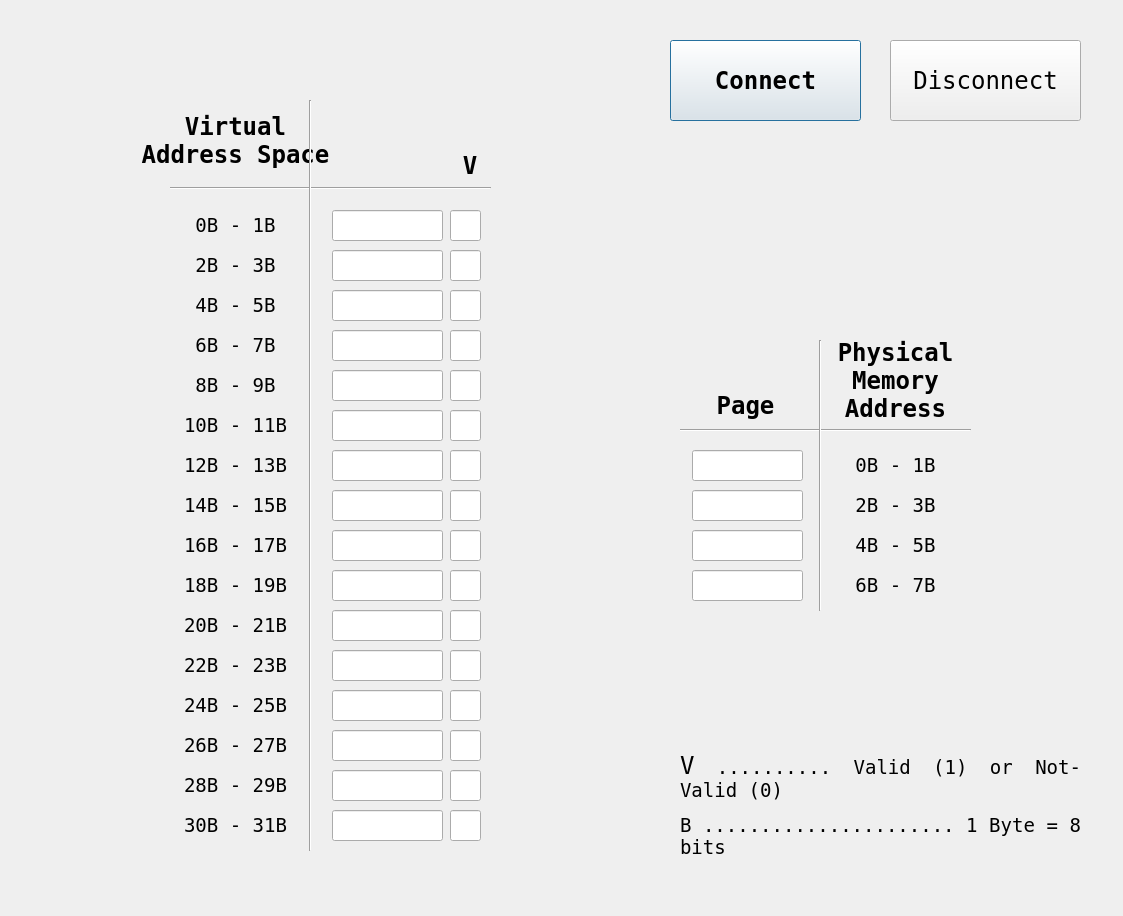
<?xml version="1.0" encoding="UTF-8"?>
<ui version="4.0">
 <class>Dialog</class>
 <widget class="QDialog" name="Dialog">
  <property name="geometry">
   <rect>
    <x>0</x>
    <y>0</y>
    <width>1123</width>
    <height>916</height>
   </rect>
  </property>
  <property name="font">
   <font>
    <weight>50</weight>
    <bold>false</bold>
   </font>
  </property>
  <property name="windowTitle">
   <string>ECE562</string>
  </property>
  <property name="autoFillBackground">
   <bool>false</bool>
  </property>
  <widget class="QLineEdit" name="lineEdit_1">
   <property name="geometry">
    <rect>
     <x>332</x>
     <y>210</y>
     <width>111</width>
     <height>31</height>
    </rect>
   </property>
   <property name="font">
    <font>
     <family>Terminal</family>
     <pointsize>18</pointsize>
     <weight>50</weight>
     <bold>false</bold>
    </font>
   </property>
   <property name="text">
    <string/>
   </property>
   <property name="cursorPosition">
    <number>0</number>
   </property>
   <property name="alignment">
    <set>Qt::AlignCenter</set>
   </property>
   <property name="readOnly">
    <bool>true</bool>
   </property>
   <property name="placeholderText">
    <string/>
   </property>
   <property name="clearButtonEnabled">
    <bool>false</bool>
   </property>
  </widget>
  <widget class="QLineEdit" name="lineEdit_2">
   <property name="geometry">
    <rect>
     <x>332</x>
     <y>250</y>
     <width>111</width>
     <height>31</height>
    </rect>
   </property>
   <property name="font">
    <font>
     <family>Terminal</family>
     <pointsize>18</pointsize>
     <weight>50</weight>
     <bold>false</bold>
    </font>
   </property>
   <property name="cursorPosition">
    <number>0</number>
   </property>
   <property name="alignment">
    <set>Qt::AlignCenter</set>
   </property>
   <property name="readOnly">
    <bool>true</bool>
   </property>
   <property name="placeholderText">
    <string/>
   </property>
   <property name="clearButtonEnabled">
    <bool>false</bool>
   </property>
  </widget>
  <widget class="QLineEdit" name="lineEdit_3">
   <property name="geometry">
    <rect>
     <x>332</x>
     <y>290</y>
     <width>111</width>
     <height>31</height>
    </rect>
   </property>
   <property name="font">
    <font>
     <family>Terminal</family>
     <pointsize>18</pointsize>
     <weight>50</weight>
     <bold>false</bold>
    </font>
   </property>
   <property name="cursorPosition">
    <number>0</number>
   </property>
   <property name="alignment">
    <set>Qt::AlignCenter</set>
   </property>
   <property name="readOnly">
    <bool>true</bool>
   </property>
   <property name="placeholderText">
    <string/>
   </property>
   <property name="clearButtonEnabled">
    <bool>false</bool>
   </property>
  </widget>
  <widget class="QLineEdit" name="lineEdit_4">
   <property name="geometry">
    <rect>
     <x>332</x>
     <y>330</y>
     <width>111</width>
     <height>31</height>
    </rect>
   </property>
   <property name="font">
    <font>
     <family>Terminal</family>
     <pointsize>18</pointsize>
     <weight>50</weight>
     <bold>false</bold>
    </font>
   </property>
   <property name="cursorPosition">
    <number>0</number>
   </property>
   <property name="alignment">
    <set>Qt::AlignCenter</set>
   </property>
   <property name="readOnly">
    <bool>true</bool>
   </property>
   <property name="placeholderText">
    <string/>
   </property>
   <property name="clearButtonEnabled">
    <bool>false</bool>
   </property>
  </widget>
  <widget class="QLineEdit" name="lineEdit_5">
   <property name="geometry">
    <rect>
     <x>332</x>
     <y>370</y>
     <width>111</width>
     <height>31</height>
    </rect>
   </property>
   <property name="font">
    <font>
     <family>Terminal</family>
     <pointsize>18</pointsize>
     <weight>50</weight>
     <bold>false</bold>
    </font>
   </property>
   <property name="cursorPosition">
    <number>0</number>
   </property>
   <property name="alignment">
    <set>Qt::AlignCenter</set>
   </property>
   <property name="readOnly">
    <bool>true</bool>
   </property>
   <property name="placeholderText">
    <string/>
   </property>
   <property name="clearButtonEnabled">
    <bool>false</bool>
   </property>
  </widget>
  <widget class="QLineEdit" name="lineEdit_6">
   <property name="geometry">
    <rect>
     <x>332</x>
     <y>410</y>
     <width>111</width>
     <height>31</height>
    </rect>
   </property>
   <property name="font">
    <font>
     <family>Terminal</family>
     <pointsize>18</pointsize>
     <weight>50</weight>
     <bold>false</bold>
    </font>
   </property>
   <property name="cursorPosition">
    <number>0</number>
   </property>
   <property name="alignment">
    <set>Qt::AlignCenter</set>
   </property>
   <property name="readOnly">
    <bool>true</bool>
   </property>
   <property name="placeholderText">
    <string/>
   </property>
   <property name="clearButtonEnabled">
    <bool>false</bool>
   </property>
  </widget>
  <widget class="QLineEdit" name="lineEdit_7">
   <property name="geometry">
    <rect>
     <x>332</x>
     <y>450</y>
     <width>111</width>
     <height>31</height>
    </rect>
   </property>
   <property name="font">
    <font>
     <family>Terminal</family>
     <pointsize>18</pointsize>
     <weight>50</weight>
     <bold>false</bold>
    </font>
   </property>
   <property name="cursorPosition">
    <number>0</number>
   </property>
   <property name="alignment">
    <set>Qt::AlignCenter</set>
   </property>
   <property name="readOnly">
    <bool>true</bool>
   </property>
   <property name="placeholderText">
    <string/>
   </property>
   <property name="clearButtonEnabled">
    <bool>false</bool>
   </property>
  </widget>
  <widget class="QLineEdit" name="lineEdit_8">
   <property name="geometry">
    <rect>
     <x>332</x>
     <y>490</y>
     <width>111</width>
     <height>31</height>
    </rect>
   </property>
   <property name="font">
    <font>
     <family>Terminal</family>
     <pointsize>18</pointsize>
     <weight>50</weight>
     <bold>false</bold>
    </font>
   </property>
   <property name="cursorPosition">
    <number>0</number>
   </property>
   <property name="alignment">
    <set>Qt::AlignCenter</set>
   </property>
   <property name="readOnly">
    <bool>true</bool>
   </property>
   <property name="placeholderText">
    <string/>
   </property>
   <property name="clearButtonEnabled">
    <bool>false</bool>
   </property>
  </widget>
  <widget class="QLineEdit" name="lineEdit_9">
   <property name="geometry">
    <rect>
     <x>332</x>
     <y>530</y>
     <width>111</width>
     <height>31</height>
    </rect>
   </property>
   <property name="font">
    <font>
     <family>Terminal</family>
     <pointsize>18</pointsize>
     <weight>50</weight>
     <bold>false</bold>
    </font>
   </property>
   <property name="cursorPosition">
    <number>0</number>
   </property>
   <property name="alignment">
    <set>Qt::AlignCenter</set>
   </property>
   <property name="readOnly">
    <bool>true</bool>
   </property>
   <property name="placeholderText">
    <string/>
   </property>
   <property name="clearButtonEnabled">
    <bool>false</bool>
   </property>
  </widget>
  <widget class="QLineEdit" name="lineEdit_10">
   <property name="geometry">
    <rect>
     <x>332</x>
     <y>570</y>
     <width>111</width>
     <height>31</height>
    </rect>
   </property>
   <property name="font">
    <font>
     <family>Terminal</family>
     <pointsize>18</pointsize>
     <weight>50</weight>
     <bold>false</bold>
    </font>
   </property>
   <property name="cursorPosition">
    <number>0</number>
   </property>
   <property name="alignment">
    <set>Qt::AlignCenter</set>
   </property>
   <property name="readOnly">
    <bool>true</bool>
   </property>
   <property name="placeholderText">
    <string/>
   </property>
   <property name="clearButtonEnabled">
    <bool>false</bool>
   </property>
  </widget>
  <widget class="QLineEdit" name="lineEdit_11">
   <property name="geometry">
    <rect>
     <x>332</x>
     <y>610</y>
     <width>111</width>
     <height>31</height>
    </rect>
   </property>
   <property name="font">
    <font>
     <family>Terminal</family>
     <pointsize>18</pointsize>
     <weight>50</weight>
     <bold>false</bold>
    </font>
   </property>
   <property name="cursorPosition">
    <number>0</number>
   </property>
   <property name="alignment">
    <set>Qt::AlignCenter</set>
   </property>
   <property name="readOnly">
    <bool>true</bool>
   </property>
   <property name="placeholderText">
    <string/>
   </property>
   <property name="clearButtonEnabled">
    <bool>false</bool>
   </property>
  </widget>
  <widget class="QLineEdit" name="lineEdit_12">
   <property name="geometry">
    <rect>
     <x>332</x>
     <y>650</y>
     <width>111</width>
     <height>31</height>
    </rect>
   </property>
   <property name="font">
    <font>
     <family>Terminal</family>
     <pointsize>18</pointsize>
     <weight>50</weight>
     <bold>false</bold>
    </font>
   </property>
   <property name="cursorPosition">
    <number>0</number>
   </property>
   <property name="alignment">
    <set>Qt::AlignCenter</set>
   </property>
   <property name="readOnly">
    <bool>true</bool>
   </property>
   <property name="placeholderText">
    <string/>
   </property>
   <property name="clearButtonEnabled">
    <bool>false</bool>
   </property>
  </widget>
  <widget class="QLineEdit" name="lineEdit_13">
   <property name="geometry">
    <rect>
     <x>332</x>
     <y>690</y>
     <width>111</width>
     <height>31</height>
    </rect>
   </property>
   <property name="font">
    <font>
     <family>Terminal</family>
     <pointsize>18</pointsize>
     <weight>50</weight>
     <bold>false</bold>
    </font>
   </property>
   <property name="cursorPosition">
    <number>0</number>
   </property>
   <property name="alignment">
    <set>Qt::AlignCenter</set>
   </property>
   <property name="readOnly">
    <bool>true</bool>
   </property>
   <property name="placeholderText">
    <string/>
   </property>
   <property name="clearButtonEnabled">
    <bool>false</bool>
   </property>
  </widget>
  <widget class="QLineEdit" name="lineEdit_14">
   <property name="geometry">
    <rect>
     <x>332</x>
     <y>730</y>
     <width>111</width>
     <height>31</height>
    </rect>
   </property>
   <property name="font">
    <font>
     <family>Terminal</family>
     <pointsize>18</pointsize>
     <weight>50</weight>
     <bold>false</bold>
    </font>
   </property>
   <property name="cursorPosition">
    <number>0</number>
   </property>
   <property name="alignment">
    <set>Qt::AlignCenter</set>
   </property>
   <property name="readOnly">
    <bool>true</bool>
   </property>
   <property name="placeholderText">
    <string/>
   </property>
   <property name="clearButtonEnabled">
    <bool>false</bool>
   </property>
  </widget>
  <widget class="QLineEdit" name="lineEdit_15">
   <property name="geometry">
    <rect>
     <x>332</x>
     <y>770</y>
     <width>111</width>
     <height>31</height>
    </rect>
   </property>
   <property name="font">
    <font>
     <family>Terminal</family>
     <pointsize>18</pointsize>
     <weight>50</weight>
     <bold>false</bold>
    </font>
   </property>
   <property name="cursorPosition">
    <number>0</number>
   </property>
   <property name="alignment">
    <set>Qt::AlignCenter</set>
   </property>
   <property name="readOnly">
    <bool>true</bool>
   </property>
   <property name="placeholderText">
    <string/>
   </property>
   <property name="clearButtonEnabled">
    <bool>false</bool>
   </property>
  </widget>
  <widget class="QLineEdit" name="lineEdit_16">
   <property name="geometry">
    <rect>
     <x>332</x>
     <y>810</y>
     <width>111</width>
     <height>31</height>
    </rect>
   </property>
   <property name="font">
    <font>
     <family>Terminal</family>
     <pointsize>18</pointsize>
     <weight>50</weight>
     <bold>false</bold>
    </font>
   </property>
   <property name="cursorPosition">
    <number>0</number>
   </property>
   <property name="alignment">
    <set>Qt::AlignCenter</set>
   </property>
   <property name="readOnly">
    <bool>true</bool>
   </property>
   <property name="placeholderText">
    <string/>
   </property>
   <property name="clearButtonEnabled">
    <bool>false</bool>
   </property>
  </widget>
  <widget class="QLineEdit" name="lineEdit_18">
   <property name="geometry">
    <rect>
     <x>450</x>
     <y>250</y>
     <width>31</width>
     <height>31</height>
    </rect>
   </property>
   <property name="font">
    <font>
     <family>Terminal</family>
     <pointsize>18</pointsize>
     <weight>50</weight>
     <bold>false</bold>
    </font>
   </property>
   <property name="cursorPosition">
    <number>0</number>
   </property>
   <property name="alignment">
    <set>Qt::AlignCenter</set>
   </property>
   <property name="readOnly">
    <bool>true</bool>
   </property>
   <property name="placeholderText">
    <string/>
   </property>
   <property name="clearButtonEnabled">
    <bool>false</bool>
   </property>
  </widget>
  <widget class="QLineEdit" name="lineEdit_19">
   <property name="geometry">
    <rect>
     <x>450</x>
     <y>290</y>
     <width>31</width>
     <height>31</height>
    </rect>
   </property>
   <property name="font">
    <font>
     <family>Terminal</family>
     <pointsize>18</pointsize>
     <weight>50</weight>
     <bold>false</bold>
    </font>
   </property>
   <property name="cursorPosition">
    <number>0</number>
   </property>
   <property name="alignment">
    <set>Qt::AlignCenter</set>
   </property>
   <property name="readOnly">
    <bool>true</bool>
   </property>
   <property name="placeholderText">
    <string/>
   </property>
   <property name="clearButtonEnabled">
    <bool>false</bool>
   </property>
  </widget>
  <widget class="QLineEdit" name="lineEdit_20">
   <property name="geometry">
    <rect>
     <x>450</x>
     <y>330</y>
     <width>31</width>
     <height>31</height>
    </rect>
   </property>
   <property name="font">
    <font>
     <family>Terminal</family>
     <pointsize>18</pointsize>
     <weight>50</weight>
     <bold>false</bold>
    </font>
   </property>
   <property name="cursorPosition">
    <number>0</number>
   </property>
   <property name="alignment">
    <set>Qt::AlignCenter</set>
   </property>
   <property name="readOnly">
    <bool>true</bool>
   </property>
   <property name="placeholderText">
    <string/>
   </property>
   <property name="clearButtonEnabled">
    <bool>false</bool>
   </property>
  </widget>
  <widget class="QLabel" name="label_1">
   <property name="geometry">
    <rect>
     <x>140</x>
     <y>210</y>
     <width>191</width>
     <height>31</height>
    </rect>
   </property>
   <property name="font">
    <font>
     <family>Terminal</family>
     <pointsize>14</pointsize>
     <weight>50</weight>
     <italic>false</italic>
     <bold>false</bold>
     <underline>false</underline>
     <strikeout>false</strikeout>
    </font>
   </property>
   <property name="mouseTracking">
    <bool>false</bool>
   </property>
   <property name="text">
    <string>0B - 1B</string>
   </property>
   <property name="alignment">
    <set>Qt::AlignCenter</set>
   </property>
  </widget>
  <widget class="QLabel" name="label_2">
   <property name="geometry">
    <rect>
     <x>140</x>
     <y>250</y>
     <width>191</width>
     <height>31</height>
    </rect>
   </property>
   <property name="font">
    <font>
     <family>Terminal</family>
     <pointsize>14</pointsize>
     <weight>50</weight>
     <italic>false</italic>
     <bold>false</bold>
     <underline>false</underline>
     <strikeout>false</strikeout>
    </font>
   </property>
   <property name="text">
    <string>2B - 3B</string>
   </property>
   <property name="alignment">
    <set>Qt::AlignCenter</set>
   </property>
  </widget>
  <widget class="QLabel" name="label_3">
   <property name="geometry">
    <rect>
     <x>140</x>
     <y>290</y>
     <width>191</width>
     <height>31</height>
    </rect>
   </property>
   <property name="font">
    <font>
     <family>Terminal</family>
     <pointsize>14</pointsize>
     <weight>50</weight>
     <italic>false</italic>
     <bold>false</bold>
     <underline>false</underline>
     <strikeout>false</strikeout>
    </font>
   </property>
   <property name="text">
    <string>4B - 5B</string>
   </property>
   <property name="alignment">
    <set>Qt::AlignCenter</set>
   </property>
  </widget>
  <widget class="QLabel" name="label_4">
   <property name="geometry">
    <rect>
     <x>140</x>
     <y>330</y>
     <width>191</width>
     <height>31</height>
    </rect>
   </property>
   <property name="font">
    <font>
     <family>Terminal</family>
     <pointsize>14</pointsize>
     <weight>50</weight>
     <italic>false</italic>
     <bold>false</bold>
     <underline>false</underline>
     <strikeout>false</strikeout>
    </font>
   </property>
   <property name="text">
    <string>6B - 7B</string>
   </property>
   <property name="alignment">
    <set>Qt::AlignCenter</set>
   </property>
  </widget>
  <widget class="QLabel" name="label_5">
   <property name="geometry">
    <rect>
     <x>140</x>
     <y>370</y>
     <width>191</width>
     <height>31</height>
    </rect>
   </property>
   <property name="font">
    <font>
     <family>Terminal</family>
     <pointsize>14</pointsize>
     <weight>50</weight>
     <italic>false</italic>
     <bold>false</bold>
     <underline>false</underline>
     <strikeout>false</strikeout>
    </font>
   </property>
   <property name="text">
    <string>8B - 9B</string>
   </property>
   <property name="alignment">
    <set>Qt::AlignCenter</set>
   </property>
  </widget>
  <widget class="QLabel" name="label_6">
   <property name="geometry">
    <rect>
     <x>140</x>
     <y>410</y>
     <width>191</width>
     <height>31</height>
    </rect>
   </property>
   <property name="font">
    <font>
     <family>Terminal</family>
     <pointsize>14</pointsize>
     <weight>50</weight>
     <italic>false</italic>
     <bold>false</bold>
     <underline>false</underline>
     <strikeout>false</strikeout>
    </font>
   </property>
   <property name="text">
    <string>10B - 11B</string>
   </property>
   <property name="alignment">
    <set>Qt::AlignCenter</set>
   </property>
  </widget>
  <widget class="QLabel" name="label_7">
   <property name="geometry">
    <rect>
     <x>140</x>
     <y>450</y>
     <width>191</width>
     <height>31</height>
    </rect>
   </property>
   <property name="font">
    <font>
     <family>Terminal</family>
     <pointsize>14</pointsize>
     <weight>50</weight>
     <italic>false</italic>
     <bold>false</bold>
     <underline>false</underline>
     <strikeout>false</strikeout>
    </font>
   </property>
   <property name="text">
    <string>12B - 13B</string>
   </property>
   <property name="alignment">
    <set>Qt::AlignCenter</set>
   </property>
  </widget>
  <widget class="QLabel" name="label_8">
   <property name="geometry">
    <rect>
     <x>140</x>
     <y>490</y>
     <width>191</width>
     <height>31</height>
    </rect>
   </property>
   <property name="font">
    <font>
     <family>Terminal</family>
     <pointsize>14</pointsize>
     <weight>50</weight>
     <italic>false</italic>
     <bold>false</bold>
     <underline>false</underline>
     <strikeout>false</strikeout>
    </font>
   </property>
   <property name="text">
    <string>14B - 15B</string>
   </property>
   <property name="alignment">
    <set>Qt::AlignCenter</set>
   </property>
  </widget>
  <widget class="QLabel" name="label_9">
   <property name="geometry">
    <rect>
     <x>140</x>
     <y>530</y>
     <width>191</width>
     <height>31</height>
    </rect>
   </property>
   <property name="font">
    <font>
     <family>Terminal</family>
     <pointsize>14</pointsize>
     <weight>50</weight>
     <italic>false</italic>
     <bold>false</bold>
     <underline>false</underline>
     <strikeout>false</strikeout>
    </font>
   </property>
   <property name="text">
    <string>16B - 17B</string>
   </property>
   <property name="alignment">
    <set>Qt::AlignCenter</set>
   </property>
  </widget>
  <widget class="QLabel" name="label_10">
   <property name="geometry">
    <rect>
     <x>140</x>
     <y>570</y>
     <width>191</width>
     <height>31</height>
    </rect>
   </property>
   <property name="font">
    <font>
     <family>Terminal</family>
     <pointsize>14</pointsize>
     <weight>50</weight>
     <italic>false</italic>
     <bold>false</bold>
     <underline>false</underline>
     <strikeout>false</strikeout>
    </font>
   </property>
   <property name="text">
    <string>18B - 19B</string>
   </property>
   <property name="alignment">
    <set>Qt::AlignCenter</set>
   </property>
  </widget>
  <widget class="QLabel" name="label_11">
   <property name="geometry">
    <rect>
     <x>140</x>
     <y>610</y>
     <width>191</width>
     <height>31</height>
    </rect>
   </property>
   <property name="font">
    <font>
     <family>Terminal</family>
     <pointsize>14</pointsize>
     <weight>50</weight>
     <italic>false</italic>
     <bold>false</bold>
     <underline>false</underline>
     <strikeout>false</strikeout>
    </font>
   </property>
   <property name="text">
    <string>20B - 21B</string>
   </property>
   <property name="alignment">
    <set>Qt::AlignCenter</set>
   </property>
  </widget>
  <widget class="QLabel" name="label_12">
   <property name="geometry">
    <rect>
     <x>140</x>
     <y>650</y>
     <width>191</width>
     <height>31</height>
    </rect>
   </property>
   <property name="font">
    <font>
     <family>Terminal</family>
     <pointsize>14</pointsize>
     <weight>50</weight>
     <italic>false</italic>
     <bold>false</bold>
     <underline>false</underline>
     <strikeout>false</strikeout>
    </font>
   </property>
   <property name="text">
    <string>22B - 23B</string>
   </property>
   <property name="alignment">
    <set>Qt::AlignCenter</set>
   </property>
  </widget>
  <widget class="QLabel" name="label_13">
   <property name="geometry">
    <rect>
     <x>140</x>
     <y>690</y>
     <width>191</width>
     <height>31</height>
    </rect>
   </property>
   <property name="font">
    <font>
     <family>Terminal</family>
     <pointsize>14</pointsize>
     <weight>50</weight>
     <italic>false</italic>
     <bold>false</bold>
     <underline>false</underline>
     <strikeout>false</strikeout>
    </font>
   </property>
   <property name="text">
    <string>24B - 25B</string>
   </property>
   <property name="alignment">
    <set>Qt::AlignCenter</set>
   </property>
  </widget>
  <widget class="QLabel" name="label_14">
   <property name="geometry">
    <rect>
     <x>140</x>
     <y>730</y>
     <width>191</width>
     <height>31</height>
    </rect>
   </property>
   <property name="font">
    <font>
     <family>Terminal</family>
     <pointsize>14</pointsize>
     <weight>50</weight>
     <italic>false</italic>
     <bold>false</bold>
     <underline>false</underline>
     <strikeout>false</strikeout>
    </font>
   </property>
   <property name="text">
    <string>26B - 27B</string>
   </property>
   <property name="alignment">
    <set>Qt::AlignCenter</set>
   </property>
  </widget>
  <widget class="QLabel" name="label_15">
   <property name="geometry">
    <rect>
     <x>140</x>
     <y>770</y>
     <width>191</width>
     <height>31</height>
    </rect>
   </property>
   <property name="font">
    <font>
     <family>Terminal</family>
     <pointsize>14</pointsize>
     <weight>50</weight>
     <italic>false</italic>
     <bold>false</bold>
     <underline>false</underline>
     <strikeout>false</strikeout>
    </font>
   </property>
   <property name="text">
    <string>28B - 29B</string>
   </property>
   <property name="alignment">
    <set>Qt::AlignCenter</set>
   </property>
  </widget>
  <widget class="QLabel" name="label_16">
   <property name="geometry">
    <rect>
     <x>140</x>
     <y>810</y>
     <width>191</width>
     <height>31</height>
    </rect>
   </property>
   <property name="font">
    <font>
     <family>Terminal</family>
     <pointsize>14</pointsize>
     <weight>50</weight>
     <italic>false</italic>
     <bold>false</bold>
     <underline>false</underline>
     <strikeout>false</strikeout>
    </font>
   </property>
   <property name="text">
    <string>30B - 31B</string>
   </property>
   <property name="alignment">
    <set>Qt::AlignCenter</set>
   </property>
  </widget>
  <widget class="QLabel" name="label_17">
   <property name="geometry">
    <rect>
     <x>800</x>
     <y>450</y>
     <width>191</width>
     <height>31</height>
    </rect>
   </property>
   <property name="font">
    <font>
     <family>Terminal</family>
     <pointsize>14</pointsize>
     <weight>50</weight>
     <bold>false</bold>
    </font>
   </property>
   <property name="text">
    <string>0B - 1B</string>
   </property>
   <property name="alignment">
    <set>Qt::AlignCenter</set>
   </property>
  </widget>
  <widget class="QLabel" name="label_18">
   <property name="geometry">
    <rect>
     <x>800</x>
     <y>490</y>
     <width>191</width>
     <height>31</height>
    </rect>
   </property>
   <property name="font">
    <font>
     <family>Terminal</family>
     <pointsize>14</pointsize>
     <weight>50</weight>
     <bold>false</bold>
    </font>
   </property>
   <property name="text">
    <string>2B - 3B</string>
   </property>
   <property name="alignment">
    <set>Qt::AlignCenter</set>
   </property>
  </widget>
  <widget class="QLabel" name="label_19">
   <property name="geometry">
    <rect>
     <x>800</x>
     <y>530</y>
     <width>191</width>
     <height>31</height>
    </rect>
   </property>
   <property name="font">
    <font>
     <family>Terminal</family>
     <pointsize>14</pointsize>
     <weight>50</weight>
     <bold>false</bold>
    </font>
   </property>
   <property name="text">
    <string>4B - 5B</string>
   </property>
   <property name="alignment">
    <set>Qt::AlignCenter</set>
   </property>
  </widget>
  <widget class="QLabel" name="label_20">
   <property name="geometry">
    <rect>
     <x>800</x>
     <y>570</y>
     <width>191</width>
     <height>31</height>
    </rect>
   </property>
   <property name="font">
    <font>
     <family>Terminal</family>
     <pointsize>14</pointsize>
     <weight>50</weight>
     <bold>false</bold>
    </font>
   </property>
   <property name="text">
    <string>6B - 7B</string>
   </property>
   <property name="alignment">
    <set>Qt::AlignCenter</set>
   </property>
  </widget>
  <widget class="QLineEdit" name="lineEdit_21">
   <property name="geometry">
    <rect>
     <x>450</x>
     <y>370</y>
     <width>31</width>
     <height>31</height>
    </rect>
   </property>
   <property name="font">
    <font>
     <family>Terminal</family>
     <pointsize>18</pointsize>
     <weight>50</weight>
     <bold>false</bold>
    </font>
   </property>
   <property name="cursorPosition">
    <number>0</number>
   </property>
   <property name="alignment">
    <set>Qt::AlignCenter</set>
   </property>
   <property name="readOnly">
    <bool>true</bool>
   </property>
   <property name="placeholderText">
    <string/>
   </property>
   <property name="clearButtonEnabled">
    <bool>false</bool>
   </property>
  </widget>
  <widget class="QLineEdit" name="lineEdit_22">
   <property name="geometry">
    <rect>
     <x>450</x>
     <y>410</y>
     <width>31</width>
     <height>31</height>
    </rect>
   </property>
   <property name="font">
    <font>
     <family>Terminal</family>
     <pointsize>18</pointsize>
     <weight>50</weight>
     <bold>false</bold>
    </font>
   </property>
   <property name="cursorPosition">
    <number>0</number>
   </property>
   <property name="alignment">
    <set>Qt::AlignCenter</set>
   </property>
   <property name="readOnly">
    <bool>true</bool>
   </property>
   <property name="placeholderText">
    <string/>
   </property>
   <property name="clearButtonEnabled">
    <bool>false</bool>
   </property>
  </widget>
  <widget class="QLineEdit" name="lineEdit_23">
   <property name="geometry">
    <rect>
     <x>450</x>
     <y>450</y>
     <width>31</width>
     <height>31</height>
    </rect>
   </property>
   <property name="font">
    <font>
     <family>Terminal</family>
     <pointsize>18</pointsize>
     <weight>50</weight>
     <bold>false</bold>
    </font>
   </property>
   <property name="cursorPosition">
    <number>0</number>
   </property>
   <property name="alignment">
    <set>Qt::AlignCenter</set>
   </property>
   <property name="readOnly">
    <bool>true</bool>
   </property>
   <property name="placeholderText">
    <string/>
   </property>
   <property name="clearButtonEnabled">
    <bool>false</bool>
   </property>
  </widget>
  <widget class="QLineEdit" name="lineEdit_24">
   <property name="geometry">
    <rect>
     <x>450</x>
     <y>490</y>
     <width>31</width>
     <height>31</height>
    </rect>
   </property>
   <property name="font">
    <font>
     <family>Terminal</family>
     <pointsize>18</pointsize>
     <weight>50</weight>
     <bold>false</bold>
    </font>
   </property>
   <property name="cursorPosition">
    <number>0</number>
   </property>
   <property name="alignment">
    <set>Qt::AlignCenter</set>
   </property>
   <property name="readOnly">
    <bool>true</bool>
   </property>
   <property name="placeholderText">
    <string/>
   </property>
   <property name="clearButtonEnabled">
    <bool>false</bool>
   </property>
  </widget>
  <widget class="QLineEdit" name="lineEdit_25">
   <property name="geometry">
    <rect>
     <x>450</x>
     <y>530</y>
     <width>31</width>
     <height>31</height>
    </rect>
   </property>
   <property name="font">
    <font>
     <family>Terminal</family>
     <pointsize>18</pointsize>
     <weight>50</weight>
     <bold>false</bold>
    </font>
   </property>
   <property name="cursorPosition">
    <number>0</number>
   </property>
   <property name="alignment">
    <set>Qt::AlignCenter</set>
   </property>
   <property name="readOnly">
    <bool>true</bool>
   </property>
   <property name="placeholderText">
    <string/>
   </property>
   <property name="clearButtonEnabled">
    <bool>false</bool>
   </property>
  </widget>
  <widget class="QLineEdit" name="lineEdit_26">
   <property name="geometry">
    <rect>
     <x>450</x>
     <y>570</y>
     <width>31</width>
     <height>31</height>
    </rect>
   </property>
   <property name="font">
    <font>
     <family>Terminal</family>
     <pointsize>18</pointsize>
     <weight>50</weight>
     <bold>false</bold>
    </font>
   </property>
   <property name="cursorPosition">
    <number>0</number>
   </property>
   <property name="alignment">
    <set>Qt::AlignCenter</set>
   </property>
   <property name="readOnly">
    <bool>true</bool>
   </property>
   <property name="placeholderText">
    <string/>
   </property>
   <property name="clearButtonEnabled">
    <bool>false</bool>
   </property>
  </widget>
  <widget class="QLineEdit" name="lineEdit_27">
   <property name="geometry">
    <rect>
     <x>450</x>
     <y>610</y>
     <width>31</width>
     <height>31</height>
    </rect>
   </property>
   <property name="font">
    <font>
     <family>Terminal</family>
     <pointsize>18</pointsize>
     <weight>50</weight>
     <bold>false</bold>
    </font>
   </property>
   <property name="cursorPosition">
    <number>0</number>
   </property>
   <property name="alignment">
    <set>Qt::AlignCenter</set>
   </property>
   <property name="readOnly">
    <bool>true</bool>
   </property>
   <property name="placeholderText">
    <string/>
   </property>
   <property name="clearButtonEnabled">
    <bool>false</bool>
   </property>
  </widget>
  <widget class="QLineEdit" name="lineEdit_28">
   <property name="geometry">
    <rect>
     <x>450</x>
     <y>650</y>
     <width>31</width>
     <height>31</height>
    </rect>
   </property>
   <property name="font">
    <font>
     <family>Terminal</family>
     <pointsize>18</pointsize>
     <weight>50</weight>
     <bold>false</bold>
    </font>
   </property>
   <property name="cursorPosition">
    <number>0</number>
   </property>
   <property name="alignment">
    <set>Qt::AlignCenter</set>
   </property>
   <property name="readOnly">
    <bool>true</bool>
   </property>
   <property name="placeholderText">
    <string/>
   </property>
   <property name="clearButtonEnabled">
    <bool>false</bool>
   </property>
  </widget>
  <widget class="QLineEdit" name="lineEdit_29">
   <property name="geometry">
    <rect>
     <x>450</x>
     <y>690</y>
     <width>31</width>
     <height>31</height>
    </rect>
   </property>
   <property name="font">
    <font>
     <family>Terminal</family>
     <pointsize>18</pointsize>
     <weight>50</weight>
     <bold>false</bold>
    </font>
   </property>
   <property name="cursorPosition">
    <number>0</number>
   </property>
   <property name="alignment">
    <set>Qt::AlignCenter</set>
   </property>
   <property name="readOnly">
    <bool>true</bool>
   </property>
   <property name="placeholderText">
    <string/>
   </property>
   <property name="clearButtonEnabled">
    <bool>false</bool>
   </property>
  </widget>
  <widget class="QLineEdit" name="lineEdit_30">
   <property name="geometry">
    <rect>
     <x>450</x>
     <y>730</y>
     <width>31</width>
     <height>31</height>
    </rect>
   </property>
   <property name="font">
    <font>
     <family>Terminal</family>
     <pointsize>18</pointsize>
     <weight>50</weight>
     <bold>false</bold>
    </font>
   </property>
   <property name="cursorPosition">
    <number>0</number>
   </property>
   <property name="alignment">
    <set>Qt::AlignCenter</set>
   </property>
   <property name="readOnly">
    <bool>true</bool>
   </property>
   <property name="placeholderText">
    <string/>
   </property>
   <property name="clearButtonEnabled">
    <bool>false</bool>
   </property>
  </widget>
  <widget class="QLineEdit" name="lineEdit_31">
   <property name="geometry">
    <rect>
     <x>450</x>
     <y>770</y>
     <width>31</width>
     <height>31</height>
    </rect>
   </property>
   <property name="font">
    <font>
     <family>Terminal</family>
     <pointsize>18</pointsize>
     <weight>50</weight>
     <bold>false</bold>
    </font>
   </property>
   <property name="cursorPosition">
    <number>0</number>
   </property>
   <property name="alignment">
    <set>Qt::AlignCenter</set>
   </property>
   <property name="readOnly">
    <bool>true</bool>
   </property>
   <property name="placeholderText">
    <string/>
   </property>
   <property name="clearButtonEnabled">
    <bool>false</bool>
   </property>
  </widget>
  <widget class="QLineEdit" name="lineEdit_32">
   <property name="geometry">
    <rect>
     <x>450</x>
     <y>810</y>
     <width>31</width>
     <height>31</height>
    </rect>
   </property>
   <property name="font">
    <font>
     <family>Terminal</family>
     <pointsize>18</pointsize>
     <weight>50</weight>
     <bold>false</bold>
    </font>
   </property>
   <property name="cursorPosition">
    <number>0</number>
   </property>
   <property name="alignment">
    <set>Qt::AlignCenter</set>
   </property>
   <property name="readOnly">
    <bool>true</bool>
   </property>
   <property name="placeholderText">
    <string/>
   </property>
   <property name="clearButtonEnabled">
    <bool>false</bool>
   </property>
  </widget>
  <widget class="QLineEdit" name="lineEdit_34">
   <property name="geometry">
    <rect>
     <x>692</x>
     <y>490</y>
     <width>111</width>
     <height>31</height>
    </rect>
   </property>
   <property name="font">
    <font>
     <family>Terminal</family>
     <pointsize>18</pointsize>
     <weight>50</weight>
     <bold>false</bold>
    </font>
   </property>
   <property name="alignment">
    <set>Qt::AlignCenter</set>
   </property>
   <property name="readOnly">
    <bool>true</bool>
   </property>
   <property name="placeholderText">
    <string/>
   </property>
   <property name="clearButtonEnabled">
    <bool>false</bool>
   </property>
  </widget>
  <widget class="QLineEdit" name="lineEdit_35">
   <property name="geometry">
    <rect>
     <x>692</x>
     <y>530</y>
     <width>111</width>
     <height>31</height>
    </rect>
   </property>
   <property name="font">
    <font>
     <family>Terminal</family>
     <pointsize>18</pointsize>
     <weight>50</weight>
     <bold>false</bold>
    </font>
   </property>
   <property name="alignment">
    <set>Qt::AlignCenter</set>
   </property>
   <property name="readOnly">
    <bool>true</bool>
   </property>
   <property name="placeholderText">
    <string/>
   </property>
   <property name="clearButtonEnabled">
    <bool>false</bool>
   </property>
  </widget>
  <widget class="QLineEdit" name="lineEdit_36">
   <property name="geometry">
    <rect>
     <x>692</x>
     <y>570</y>
     <width>111</width>
     <height>31</height>
    </rect>
   </property>
   <property name="font">
    <font>
     <family>Terminal</family>
     <pointsize>18</pointsize>
     <weight>50</weight>
     <bold>false</bold>
    </font>
   </property>
   <property name="alignment">
    <set>Qt::AlignCenter</set>
   </property>
   <property name="readOnly">
    <bool>true</bool>
   </property>
   <property name="placeholderText">
    <string/>
   </property>
   <property name="clearButtonEnabled">
    <bool>false</bool>
   </property>
  </widget>
  <widget class="QLabel" name="label_21">
   <property name="geometry">
    <rect>
     <x>140</x>
     <y>100</y>
     <width>191</width>
     <height>81</height>
    </rect>
   </property>
   <property name="font">
    <font>
     <family>Terminal</family>
     <pointsize>18</pointsize>
     <weight>75</weight>
     <bold>true</bold>
    </font>
   </property>
   <property name="text">
    <string>Virtual Address Space</string>
   </property>
   <property name="alignment">
    <set>Qt::AlignCenter</set>
   </property>
   <property name="wordWrap">
    <bool>true</bool>
   </property>
  </widget>
  <widget class="QLabel" name="label_22">
   <property name="geometry">
    <rect>
     <x>800</x>
     <y>340</y>
     <width>191</width>
     <height>81</height>
    </rect>
   </property>
   <property name="font">
    <font>
     <family>Terminal</family>
     <pointsize>18</pointsize>
     <weight>75</weight>
     <bold>true</bold>
    </font>
   </property>
   <property name="text">
    <string>Physical Memory Address</string>
   </property>
   <property name="alignment">
    <set>Qt::AlignCenter</set>
   </property>
   <property name="wordWrap">
    <bool>true</bool>
   </property>
  </widget>
  <widget class="Line" name="line">
   <property name="geometry">
    <rect>
     <x>170</x>
     <y>180</y>
     <width>321</width>
     <height>16</height>
    </rect>
   </property>
   <property name="orientation">
    <enum>Qt::Horizontal</enum>
   </property>
  </widget>
  <widget class="QLabel" name="label_23">
   <property name="geometry">
    <rect>
     <x>450</x>
     <y>150</y>
     <width>40</width>
     <height>31</height>
    </rect>
   </property>
   <property name="font">
    <font>
     <family>Terminal</family>
     <pointsize>18</pointsize>
     <weight>75</weight>
     <bold>true</bold>
    </font>
   </property>
   <property name="text">
    <string>V</string>
   </property>
   <property name="alignment">
    <set>Qt::AlignCenter</set>
   </property>
   <property name="wordWrap">
    <bool>true</bool>
   </property>
  </widget>
  <widget class="Line" name="line_2">
   <property name="geometry">
    <rect>
     <x>680</x>
     <y>420</y>
     <width>291</width>
     <height>20</height>
    </rect>
   </property>
   <property name="orientation">
    <enum>Qt::Horizontal</enum>
   </property>
  </widget>
  <widget class="QLabel" name="label_24">
   <property name="geometry">
    <rect>
     <x>690</x>
     <y>390</y>
     <width>111</width>
     <height>31</height>
    </rect>
   </property>
   <property name="font">
    <font>
     <family>Terminal</family>
     <pointsize>18</pointsize>
     <weight>75</weight>
     <bold>true</bold>
    </font>
   </property>
   <property name="text">
    <string>Page</string>
   </property>
   <property name="alignment">
    <set>Qt::AlignCenter</set>
   </property>
   <property name="wordWrap">
    <bool>true</bool>
   </property>
  </widget>
  <widget class="Line" name="line_3">
   <property name="geometry">
    <rect>
     <x>300</x>
     <y>100</y>
     <width>20</width>
     <height>751</height>
    </rect>
   </property>
   <property name="orientation">
    <enum>Qt::Vertical</enum>
   </property>
  </widget>
  <widget class="Line" name="line_4">
   <property name="geometry">
    <rect>
     <x>810</x>
     <y>340</y>
     <width>20</width>
     <height>271</height>
    </rect>
   </property>
   <property name="orientation">
    <enum>Qt::Vertical</enum>
   </property>
  </widget>
  <widget class="QLabel" name="label_25">
   <property name="geometry">
    <rect>
     <x>680</x>
     <y>740</y>
     <width>401</width>
     <height>131</height>
    </rect>
   </property>
   <property name="font">
    <font>
     <family>Terminal</family>
     <pointsize>14</pointsize>
     <weight>50</weight>
     <bold>false</bold>
    </font>
   </property>
   <property name="text">
    <string>&lt;html&gt;&lt;head/&gt;&lt;body&gt;&lt;p align=&quot;justify&quot;&gt;&lt;span style=&quot; font-size:18pt;&quot;&gt;V&lt;/span&gt; .......... Valid (1) or Not-Valid (0)&lt;/p&gt;&lt;p align=&quot;justify&quot;&gt;B ...................... 1 Byte = 8 bits&lt;/p&gt;&lt;/body&gt;&lt;/html&gt;</string>
   </property>
   <property name="alignment">
    <set>Qt::AlignRight|Qt::AlignTrailing|Qt::AlignVCenter</set>
   </property>
   <property name="wordWrap">
    <bool>true</bool>
   </property>
  </widget>
  <widget class="QPushButton" name="pushButton_1">
   <property name="geometry">
    <rect>
     <x>670</x>
     <y>40</y>
     <width>191</width>
     <height>81</height>
    </rect>
   </property>
   <property name="font">
    <font>
     <family>Terminal</family>
     <pointsize>18</pointsize>
     <weight>75</weight>
     <bold>true</bold>
    </font>
   </property>
   <property name="autoFillBackground">
    <bool>false</bool>
   </property>
   <property name="text">
    <string>Connect</string>
   </property>
   <property name="checkable">
    <bool>false</bool>
   </property>
  </widget>
  <widget class="QPushButton" name="pushButton_2">
   <property name="geometry">
    <rect>
     <x>890</x>
     <y>40</y>
     <width>191</width>
     <height>81</height>
    </rect>
   </property>
   <property name="font">
    <font>
     <family>Terminal</family>
     <pointsize>18</pointsize>
    </font>
   </property>
   <property name="text">
    <string>Disconnect</string>
   </property>
  </widget>
  <widget class="QLineEdit" name="lineEdit_33">
   <property name="geometry">
    <rect>
     <x>692</x>
     <y>450</y>
     <width>111</width>
     <height>31</height>
    </rect>
   </property>
   <property name="font">
    <font>
     <family>Terminal</family>
     <pointsize>18</pointsize>
     <weight>50</weight>
     <bold>false</bold>
    </font>
   </property>
   <property name="alignment">
    <set>Qt::AlignCenter</set>
   </property>
   <property name="readOnly">
    <bool>true</bool>
   </property>
   <property name="placeholderText">
    <string/>
   </property>
   <property name="clearButtonEnabled">
    <bool>false</bool>
   </property>
  </widget>
  <widget class="QLineEdit" name="lineEdit_17">
   <property name="geometry">
    <rect>
     <x>450</x>
     <y>210</y>
     <width>31</width>
     <height>31</height>
    </rect>
   </property>
   <property name="font">
    <font>
     <family>Terminal</family>
     <pointsize>18</pointsize>
     <weight>50</weight>
     <bold>false</bold>
    </font>
   </property>
   <property name="cursorPosition">
    <number>0</number>
   </property>
   <property name="alignment">
    <set>Qt::AlignCenter</set>
   </property>
   <property name="readOnly">
    <bool>true</bool>
   </property>
   <property name="placeholderText">
    <string/>
   </property>
   <property name="clearButtonEnabled">
    <bool>false</bool>
   </property>
  </widget>
  <zorder>lineEdit_1</zorder>
  <zorder>lineEdit_2</zorder>
  <zorder>lineEdit_3</zorder>
  <zorder>lineEdit_4</zorder>
  <zorder>lineEdit_5</zorder>
  <zorder>lineEdit_6</zorder>
  <zorder>lineEdit_7</zorder>
  <zorder>lineEdit_8</zorder>
  <zorder>lineEdit_9</zorder>
  <zorder>lineEdit_10</zorder>
  <zorder>lineEdit_11</zorder>
  <zorder>lineEdit_12</zorder>
  <zorder>lineEdit_13</zorder>
  <zorder>lineEdit_14</zorder>
  <zorder>lineEdit_15</zorder>
  <zorder>lineEdit_16</zorder>
  <zorder>lineEdit_17</zorder>
  <zorder>lineEdit_18</zorder>
  <zorder>lineEdit_19</zorder>
  <zorder>lineEdit_20</zorder>
  <zorder>lineEdit_17</zorder>
  <zorder>label_1</zorder>
  <zorder>label_2</zorder>
  <zorder>label_3</zorder>
  <zorder>label_4</zorder>
  <zorder>label_5</zorder>
  <zorder>label_6</zorder>
  <zorder>label_7</zorder>
  <zorder>label_8</zorder>
  <zorder>label_9</zorder>
  <zorder>label_10</zorder>
  <zorder>label_11</zorder>
  <zorder>label_12</zorder>
  <zorder>label_13</zorder>
  <zorder>label_14</zorder>
  <zorder>label_15</zorder>
  <zorder>label_16</zorder>
  <zorder>label_17</zorder>
  <zorder>label_18</zorder>
  <zorder>label_19</zorder>
  <zorder>label_20</zorder>
  <zorder>lineEdit_21</zorder>
  <zorder>lineEdit_22</zorder>
  <zorder>lineEdit_23</zorder>
  <zorder>lineEdit_24</zorder>
  <zorder>lineEdit_25</zorder>
  <zorder>lineEdit_26</zorder>
  <zorder>lineEdit_27</zorder>
  <zorder>lineEdit_28</zorder>
  <zorder>lineEdit_29</zorder>
  <zorder>lineEdit_30</zorder>
  <zorder>lineEdit_31</zorder>
  <zorder>lineEdit_32</zorder>
  <zorder>lineEdit_33</zorder>
  <zorder>lineEdit_34</zorder>
  <zorder>lineEdit_35</zorder>
  <zorder>lineEdit_36</zorder>
  <zorder>lineEdit_33</zorder>
  <zorder>label_21</zorder>
  <zorder>label_22</zorder>
  <zorder>line</zorder>
  <zorder>label_23</zorder>
  <zorder>line_2</zorder>
  <zorder>label_24</zorder>
  <zorder>line_3</zorder>
  <zorder>line_4</zorder>
  <zorder>label_25</zorder>
  <zorder>pushButton_1</zorder>
  <zorder>pushButton_2</zorder>
 </widget>
 <resources/>
 <connections/>
</ui>
